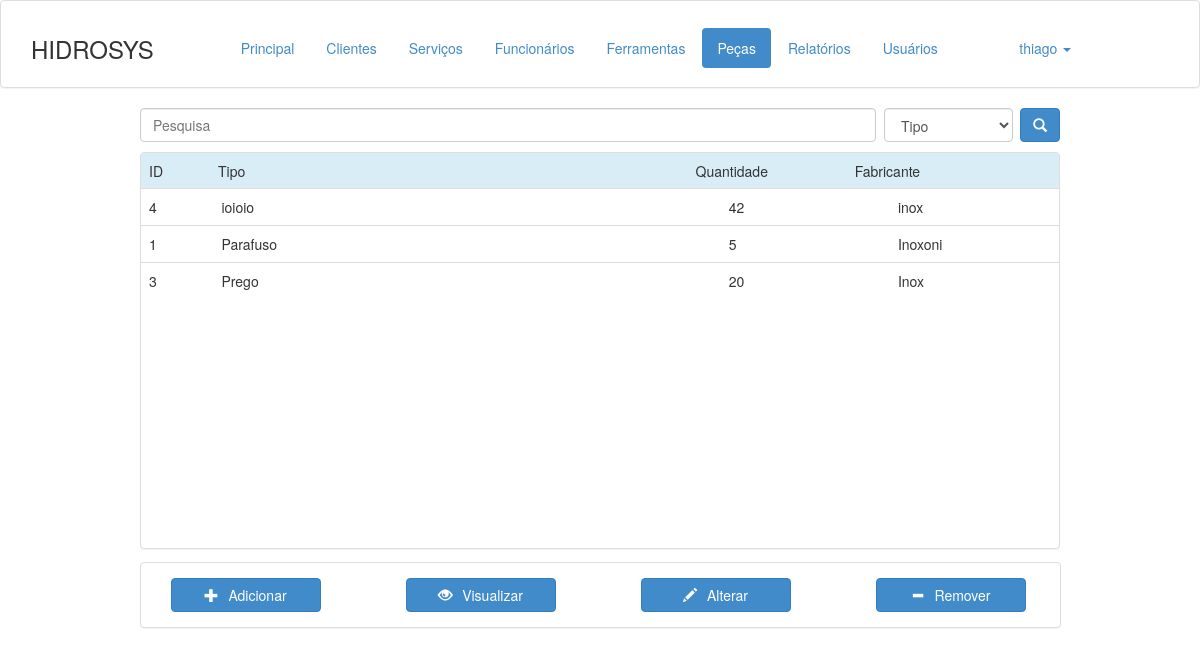
The page /pecas.php (signed in) on the database its author committed.
### tables this page shows
CREATE TABLE IF NOT EXISTS `pecas` (
  `id` int(11) NOT NULL AUTO_INCREMENT,
  `descricao` text NOT NULL,
  `tipo` text NOT NULL,
  `quantidade` int(11) NOT NULL,
  `precoun` double NOT NULL,
  `fabricante` text NOT NULL,
  `deleted` int(11) NOT NULL DEFAULT '0',
  `deleted_date` date NOT NULL,
  PRIMARY KEY (`id`)
);

### pecas.php (the view, shortened to what this page needs)
<!DOCTYPE html>
<html lang="en">
  <head>
    <link href="bootstrap/css/bootstrap.min.css" rel="stylesheet">
  </head>
  <body>
    <?php
    	include("header.php");
  	?>
    <div class="col-xs-4" style="margin: 0 auto auto; float: none; width: 950px; height: 20px;">
      <form method="get" action="ferramentas.php">
        <input type="text" class="form-control" name="busca" id="inputSearch" placeholder="Pesquisa" style="float: left; width: 80%" <?php if(isset($_GET["busca"])) echo "value='".$_GET["busca"]."'"; ?> >
        <select class="form-control" name="tipo" style="width: 14%; float: left; margin-left: 8px">
          <option value="tipo" <?php if(isset($_GET["tipo"]) && $_GET["tipo"] == "tipo") echo "selected"; ?> >Tipo</option>
        </select>
        <button type="submit" class="btn btn-primary" style="float: right;"><span class="glyphicon glyphicon-search"></span></button>
      </form>
    </div>
    <div class="col-xs-4" style="min-height: 410px; max-height: 410px; margin: 2% auto auto; float: none; width: 950px;">
      <div class="panel panel-default">
        <div style="height: 35px;">
          <table class="table table-striped">
            <thead>
              <tr class="info">
                <td style="width: 6.5%">
                  ID
                </td>
                <td style="width: 45%">
                  Tipo
                </td>
                <td style="width: 15%">
                  Quantidade
                </td>
                <td style="width: 20%">
                  Fabricante
                </td>
              </tr>
            </thead>
          </table>
        </div>
        <div style="min-height: 360px; max-height: 360px; overflow-y: scroll; width: 100%">
        <table class="table header-fixed" data-single-select="true">
          <body>
            <?php
              $conexao = mysqli_connect("localhost", "root", "123456", "hidrosys");
              $query = "SELECT * FROM pecas WHERE deleted = 0 ";
              $query = $query . " ORDER BY tipo";
              $result = mysqli_query($conexao, $query);
              if($result)
              while($consulta = mysqli_fetch_array($result))
              {
                echo
                '<tr id="r' . $consulta["id"] . '" onclick="selectRow('.$consulta["id"].');" >
                  <td
                  <td style="width: 6%">
                    '.$consulta["id"].
                  '</td>
                  <td style="width: 42%">
                    '.$consulta["tipo"].
                  '</td>
                  <td style="width: 14%">
                    '.$consulta["quantidade"].
                  '</td>
                  <td style="width: 14%">
                    '.$consulta["fabricante"].
                  '</td>
                </tr>';
              }
            ?>
        </table>
        </div>
      </div>
    </div>
    <div class="panel panel-default col-xs-4" style="margin-left: auto; margin-right: auto; float: none; width: 921px; min-height: 50px">
      <div class="panel-body">
        <button type="button" class="btn btn-primary" onclick='adicionar()' id='1' style="width: 150px; float: left; margin-right: 85px;"><span class="glyphicon glyphicon-plus" style="padding-right: 10px"></span>Adicionar</button>
        <button type="button" class="btn btn-primary" onclick='vizu()' id='2' style="width: 150px; float: left; margin-right: 85px;"><span class="glyphicon glyphicon-eye-open" style="padding-right: 10px"></span>Visualizar</button>
        <button type="button" class="btn btn-primary" onclick='alterar()' id='3' style="width: 150px; float: left; margin-right: 85px;"><span class="glyphicon glyphicon-pencil" style="padding-right: 10px"></span>Alterar</button>
        <button type="button" class="btn btn-primary" onclick='removerr()' id='Botao4' style="width: 150px; float: left;"><span class="glyphicon glyphicon-minus" style="padding-right: 10px"></span>Remover</button>
      </div>
    </div>
  </body>
</html>

### rows shown on the page
pecas: id "4", tipo "ioioio", quantidade "42", fabricante "inox"
pecas: id "1", tipo "Parafuso", quantidade "5", fabricante "Inoxoni"
pecas: id "3", tipo "Prego", quantidade "20", fabricante "Inox"

### other values the page prints
getLogin() "thiago"
